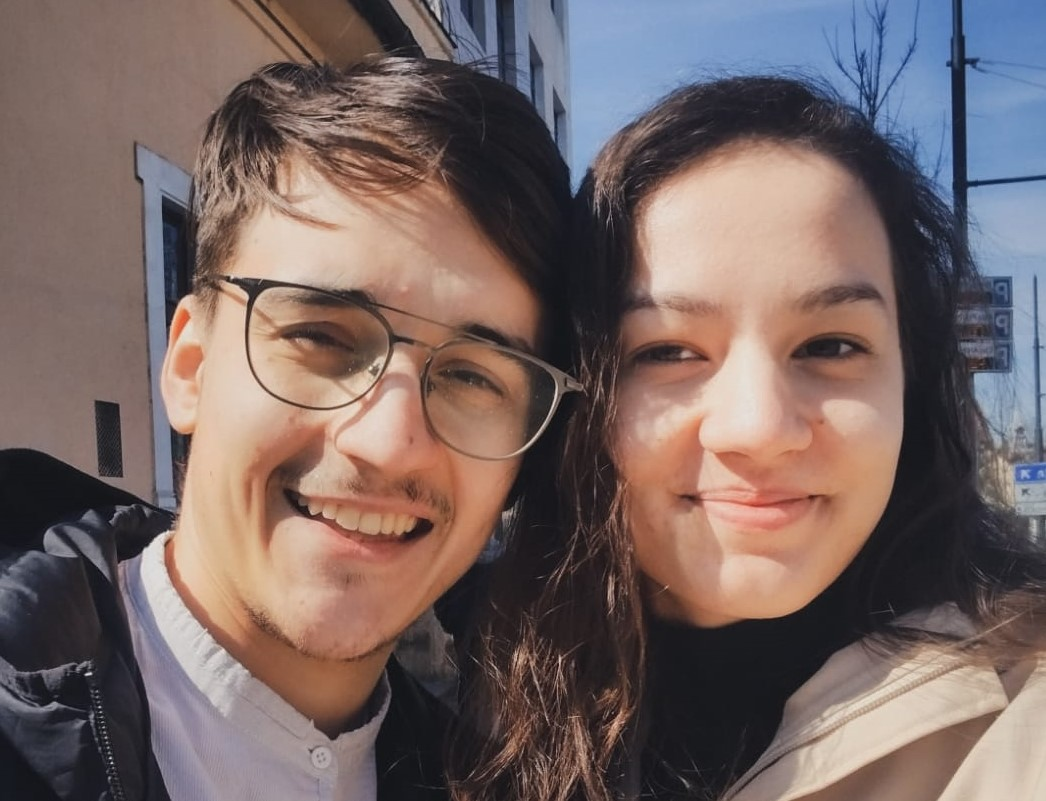
#> input picture webCamMotion/image.jpg, 1046 x 801 px
$ python image_detection.py
#> lines starting #> are read from the running program, lines starting #| are printed output that depends on the picture; after the words box and inside, x2 and y2 are one past the last pixel; in counts of white or black regions, pixels touching at a corner belong together
import cv2

face_cascade=cv2.CascadeClassifier("haarcascade_frontalface_default.xml")

img=cv2.imread("image.jpg")
#> img is the input picture: shape (801, 1046, 3); mean B, G, R 99.9, 102.2, 119.1

#creating a gray copy of the image for better detection
img_gray=cv2.cvtColor(img, cv2.COLOR_BGR2GRAY)
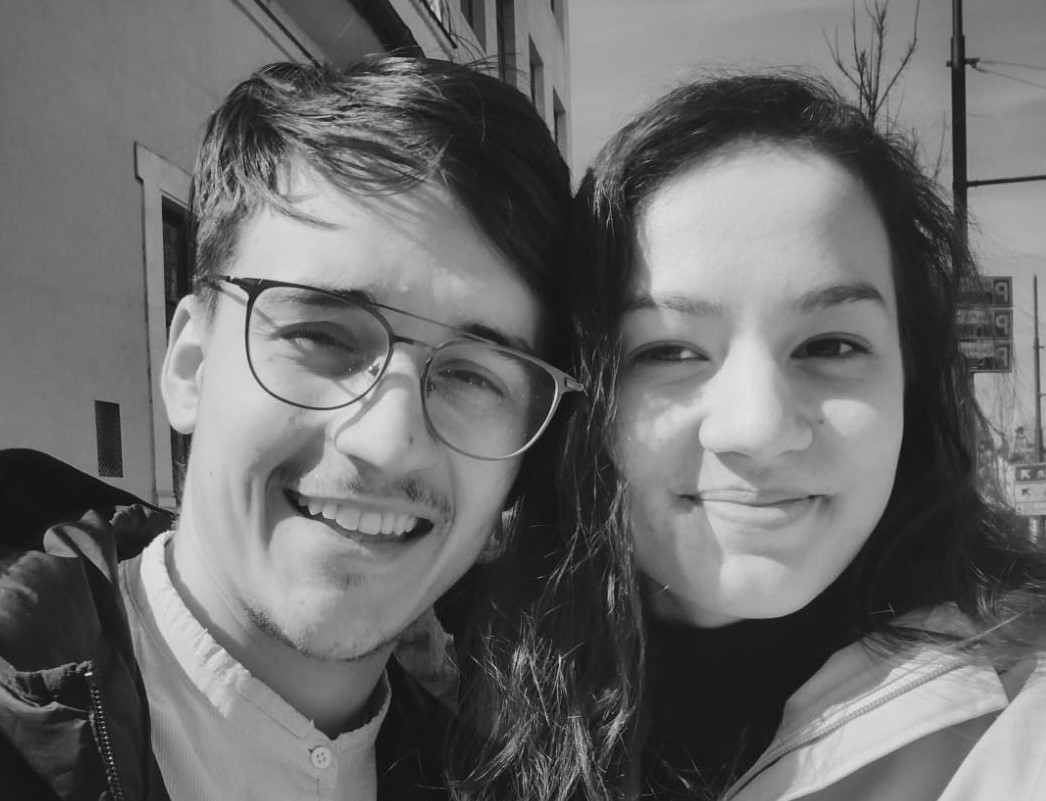
#> img_gray: shape (801, 1046); min 8, max 235, mean 107

#setting the rate of scaling (5%) for the picture (building the image pyramid -> regardless of the face's size, it will get recognized by the algorithm, provided
# the scaleFactor is a decent one
faces=face_cascade.detectMultiScale(img_gray, scaleFactor=1.05, minNeighbors=5)
#> faces = [[551, 191, 416, 416], [150, 175, 453, 453]]
print(type(faces))
#| <class 'numpy.ndarray'>
print(faces)
#| [[551 191 416 416]
#|  [150 175 453 453]]

for x, y, w, h in faces:
    # iterating over the faces list with (x,y) being the left-top corner of the rectangle and w,h = weight, height
    img=cv2.rectangle(img, (x,y), (x+w, y+h), (0, 0, 255), 3)
#> this loop made 2 passes
#> pass 1, `img=cv2.rectangle(img, (x,y), (x+w, y+h), (0, 0, 255), 3)`:
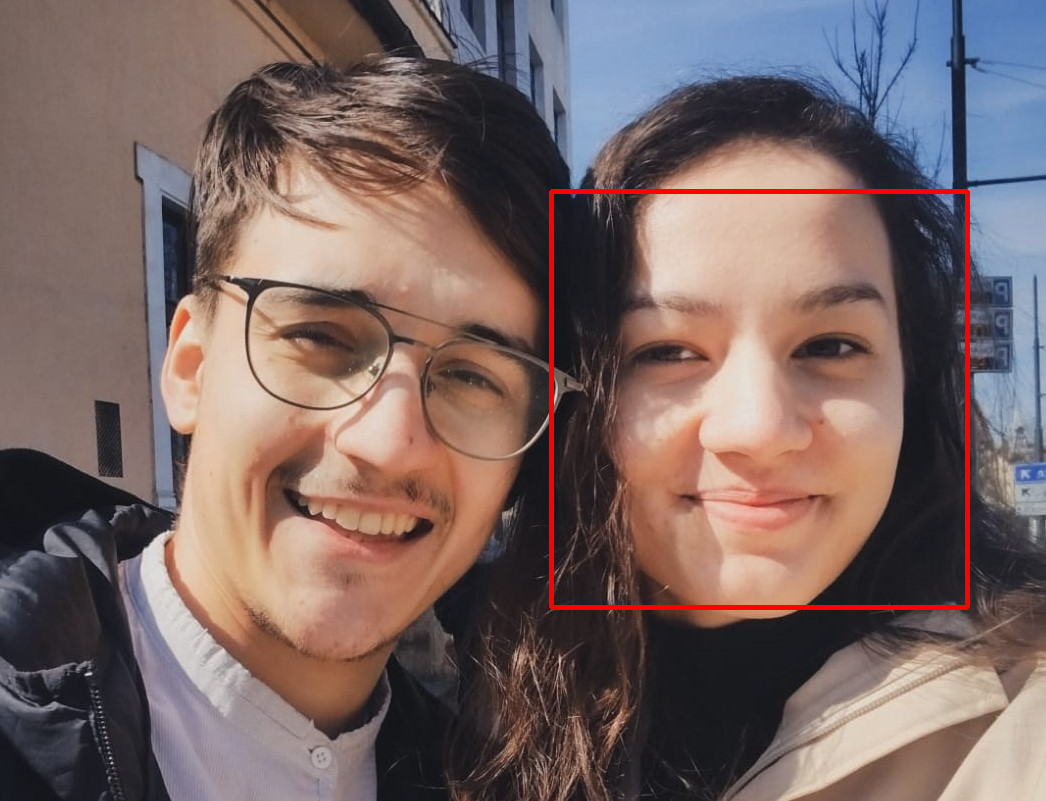
#> img: shape (801, 1046, 3); 0.99% of pixels changed, all inside (x1, y1, x2, y2) = (549, 189, 970, 610)
#> pass 2, `img=cv2.rectangle(img, (x,y), (x+w, y+h), (0, 0, 255), 3)`:
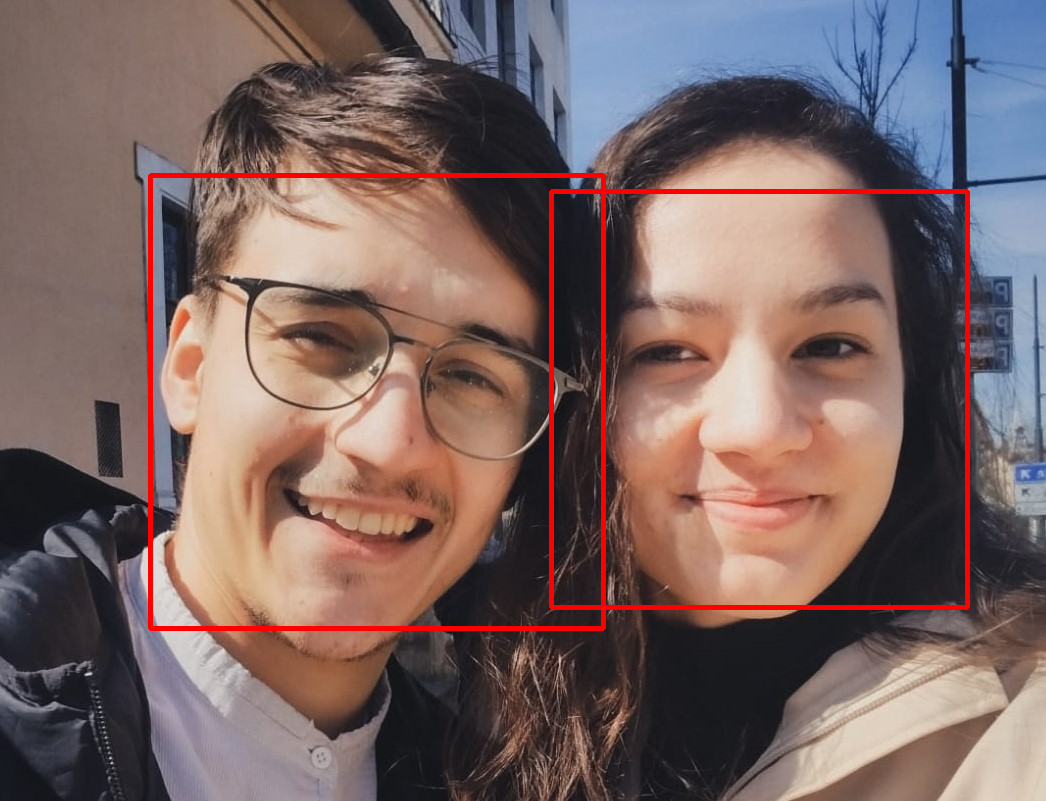
#> img: shape (801, 1046, 3); 1.07% of pixels changed, all inside (x1, y1, x2, y2) = (148, 173, 606, 631)

#resizing my quite large picture (update: the cropped one is better, optional resizing)
resized=cv2.resize(img, (int(img.shape[1]/3), int(img.shape[0]/3)))
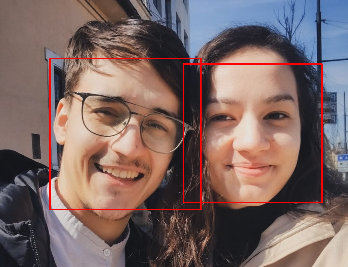
#> resized: shape (267, 348, 3); mean B, G, R 98.4, 100.8, 122.1

cv2.imshow("Image with Face Recognition!", resized)
cv2.waitKey(0)
cv2.destroyAllWindows()
